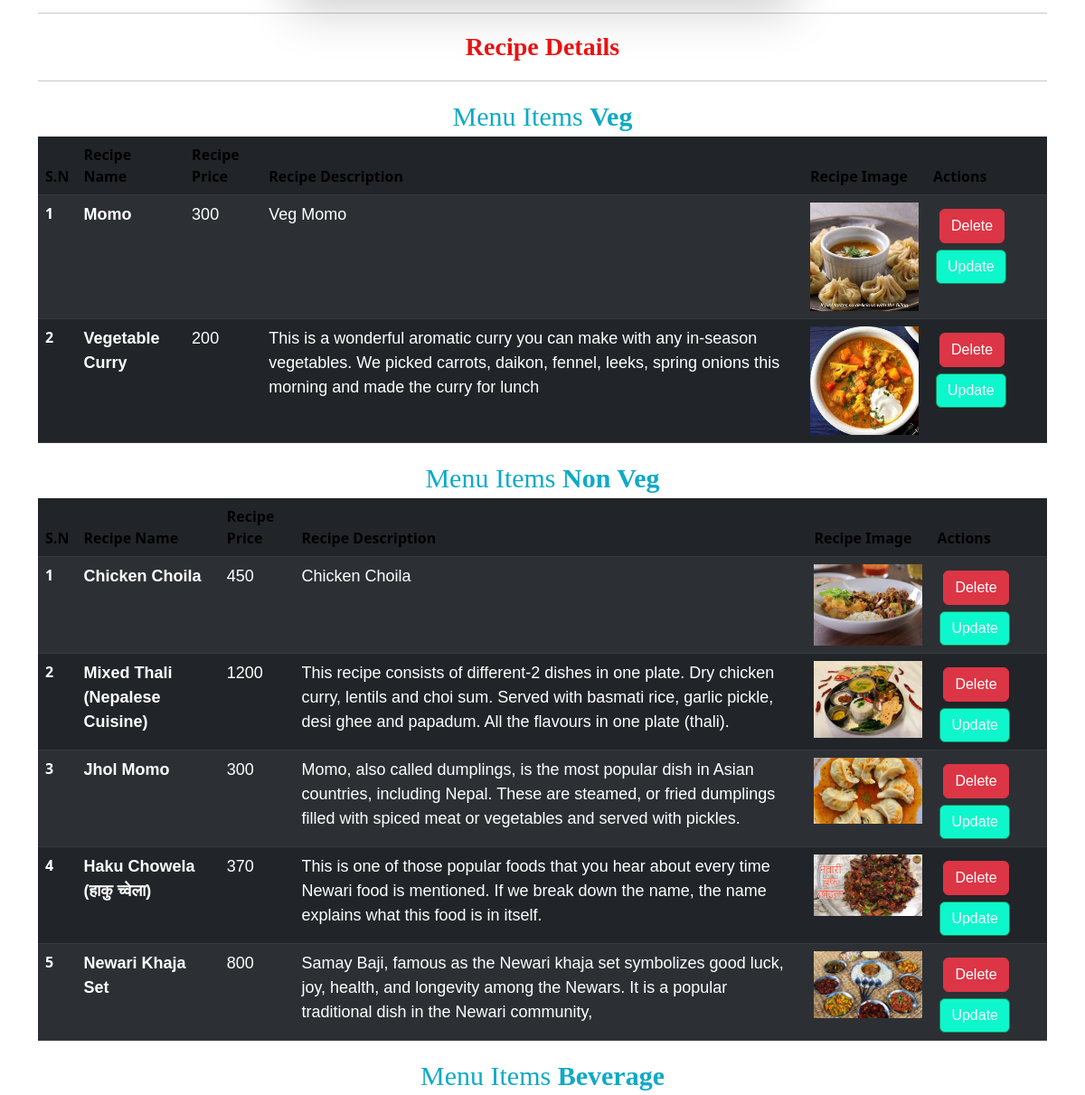
/recipe/ (middle part), run on an earlier commit of the app's database.
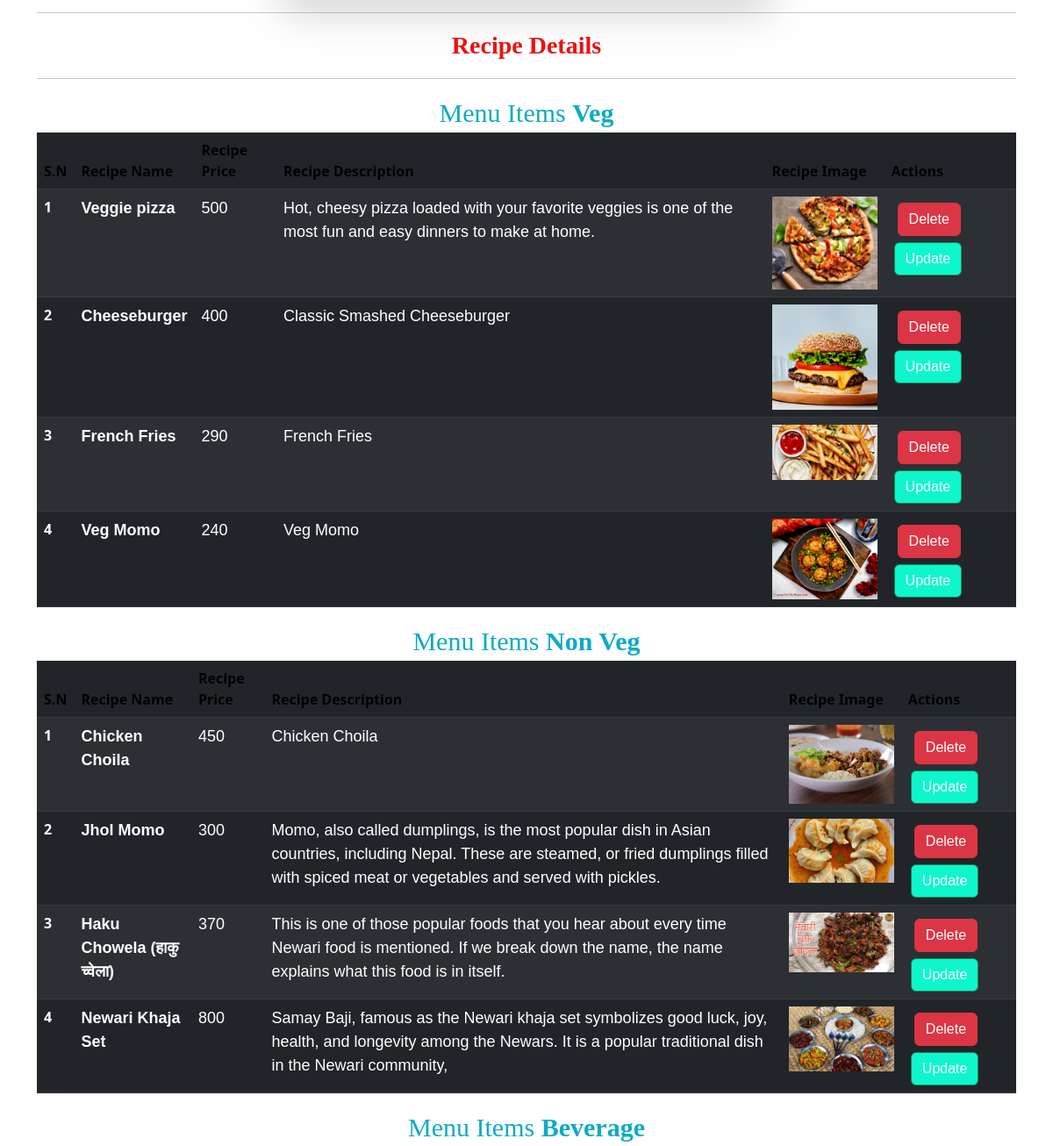
And on a later commit of the database.
### Food/models.py (models this page shows, shortened)
class Recipe(models.Model):
  recipe_name = models.CharField(max_length=200)
  recipe_description = models.TextField(max_length=100)
  recipe_category = models.TextField(max_length=100, default='Uncategorized')
  recipe_price = models.IntegerField(default=0)
  recipe_image = models.ImageField(upload_to='images')
  recipe_view_count = models.IntegerField(default=1)

### Food/views.py (the view, shortened to what this page needs)
# urls.py: path('',recipe , name="recipe" ),
def recipe(request):
    querySet = Recipe.objects.all()
    vegSet = Recipe.objects.filter(recipe_category = "veg")
    nonVegSet = Recipe.objects.filter(recipe_category = "nonveg")
    beverageSet = Recipe.objects.filter(recipe_category = "beverage")
    context = {'data': querySet, 'veg':vegSet, 'nonVeg':nonVegSet, 'beverage':beverageSet}
    return render(request, 'recipe.html', context)

### Food/templates/recipe.html (shortened to what this page needs)
<!doctype html>
<html lang="en">
  <head>
    <link rel="stylesheet" href="/static/styleRecipe.css">
    <link href="https://cdn.jsdelivr.net/npm/bootstrap@5.3.0/dist/css/bootstrap.min.css" rel="stylesheet">
    <link rel="stylesheet" href="https://cdnjs.cloudflare.com/ajax/libs/font-awesome/5.15.3/css/all.min.css"
 />
  </head>
<body>
<div class="container mt-5">
<hr>
<div class="text">
  <div class="txt"><strong>Recipe Details</strong> </div>
</div>
<hr>
{% if veg %}
<div class="category">Menu Items <strong>Veg</strong></div>
<table class="table table-hover table-dark table-striped">
    <thead>
      <tr>
        <th scope="col"><div class="head">S.N</div></th>
        <th scope="col"><div class="head">Recipe Name</div></th>
        <th scope="col"><div class="head">Recipe Price</div></th>
        <th scope="col"><div class="head">Recipe Description</div></th>
        <th scope="col"><div class="head">Recipe Image</div></th>
        <th scope="col"><div class="head">Actions</div></th>
      </tr>
    </thead>
    <tbody>
      {% for datas in veg %}
      <tr>
        <th scope="row">{{forloop.counter}}</th>
        <td><b>{{datas.recipe_name}}</b></td>
        <td>{{datas.recipe_price}}</td>
        <td>{{datas.recipe_description}}</td>
        <td> <img src="/media/{{datas.recipe_image}}" style="height: 130 px; width: 120px;"></td>
        <td><a href="/recipe/delete/{{datas.id}}/" class="btn btn-danger" style="margin: 7px;">Delete</a>
          <a href="/recipe/update/{{datas.id}}/" class="btn btn-success" style="margin-left: 3px; background-color: #0EF6CC;">Update</a></td>
      </tr>
      {% endfor %}
    </tbody>
  </table>
{% endif %}
{% if nonVeg %}
  <div class="category">Menu Items <strong>Non Veg</strong> </div>
  <table class="table table-hover table-dark table-striped">
    <thead>
      <tr>
        <th scope="col"><div class="head">S.N</div></th>
        <th scope="col"><div class="head">Recipe Name</div></th>
        <th scope="col"><div class="head">Recipe Price</div></th>
        <th scope="col"><div class="head">Recipe Description</div></th>
        <th scope="col"><div class="head">Recipe Image</div></th>
        <th scope="col"><div class="head">Actions</div></th>
      </tr>
    </thead>
    <tbody>
      {% for datas in nonVeg %}
      <tr>
        <th scope="row">{{forloop.counter}}</th>
        <td><b>{{datas.recipe_name}}</b></td>
        <td>{{datas.recipe_price}}</td>
        <td>{{datas.recipe_description}}</td>
        <td> <img src="/media/{{datas.recipe_image}}" style="height: 130 px; width: 120px;"></td>
        <td><a href="/recipe/delete/{{datas.id}}/" class="btn btn-danger" style="margin: 7px;">Delete</a>
          <a href="/recipe/update/{{datas.id}}/" class="btn btn-success" style="margin-left: 3px; background-color: #0EF6CC;">Update</a></td>
      </tr>
      {% endfor %}
    </tbody>
  </table>
{% endif %}
{% if beverage %}
  <div class="category">Menu Items <strong>Beverage</strong> </div>
{% endif %}
</div>
  </body>
</html>

### Food/static/styleRecipe.css (style rules this page uses)
.txt { text-align: center; font-family: 'Times New Roman', Times, serif; color: rgb(234, 18, 18); font-size: 28px; }
.category { text-align: center; color: rgb(14, 170, 197); font-family: 'Times New Roman', Times, serif; font-size: 30px; }
td { font-size: 18px; font-family:sans-serif; }
th .head { color:#000000 ; }

### Food/templates/recipe.html (style rules this page uses)
* { box-sizing: border-box; }

What changed in the data, as far as the page shows it:
removed Recipe: recipe_name "Momo", recipe_price "300", recipe_description "Veg Momo", recipe_image (picture)
removed Recipe: recipe_name "Vegetable Curry", recipe_price "200", recipe_description "This is a wonderful aromatic curry you can make with any in-season vegetables. We picked carrots, daikon, fennel, leeks, spring onions this morning and made the curry for lunch", recipe_image (picture)
removed Recipe: recipe_name "Mixed Thali (Nepalese Cuisine)", recipe_price "1200", recipe_description "This recipe consists of different-2 dishes in one plate. Dry chicken curry, lentils and choi sum. Served with basmati rice, garlic pickle, desi ghee and papadum. All the flavours in one plate (thali).", recipe_image (picture)
added Recipe: recipe_name "Veggie pizza", recipe_price "500", recipe_description "Hot, cheesy pizza loaded with your favorite veggies is one of the most fun and easy dinners to make at home.", recipe_image (picture)
added Recipe: recipe_name "Cheeseburger", recipe_price "400", recipe_description "Classic Smashed Cheeseburger", recipe_image (picture)
added Recipe: recipe_name "French Fries", recipe_price "290", recipe_description "French Fries", recipe_image (picture)
added Recipe: recipe_name "Veg Momo", recipe_price "240", recipe_description "Veg Momo", recipe_image (picture)
